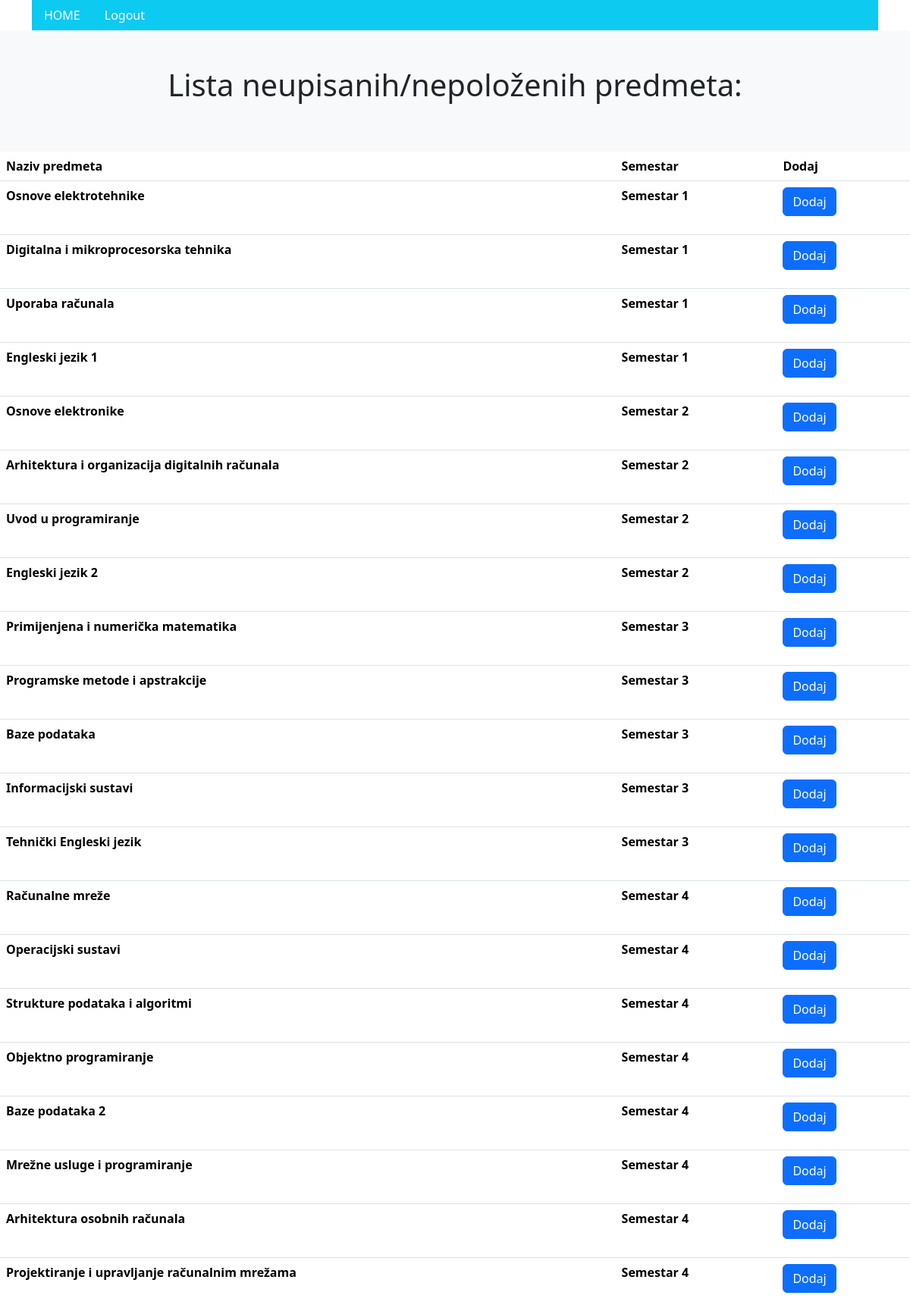
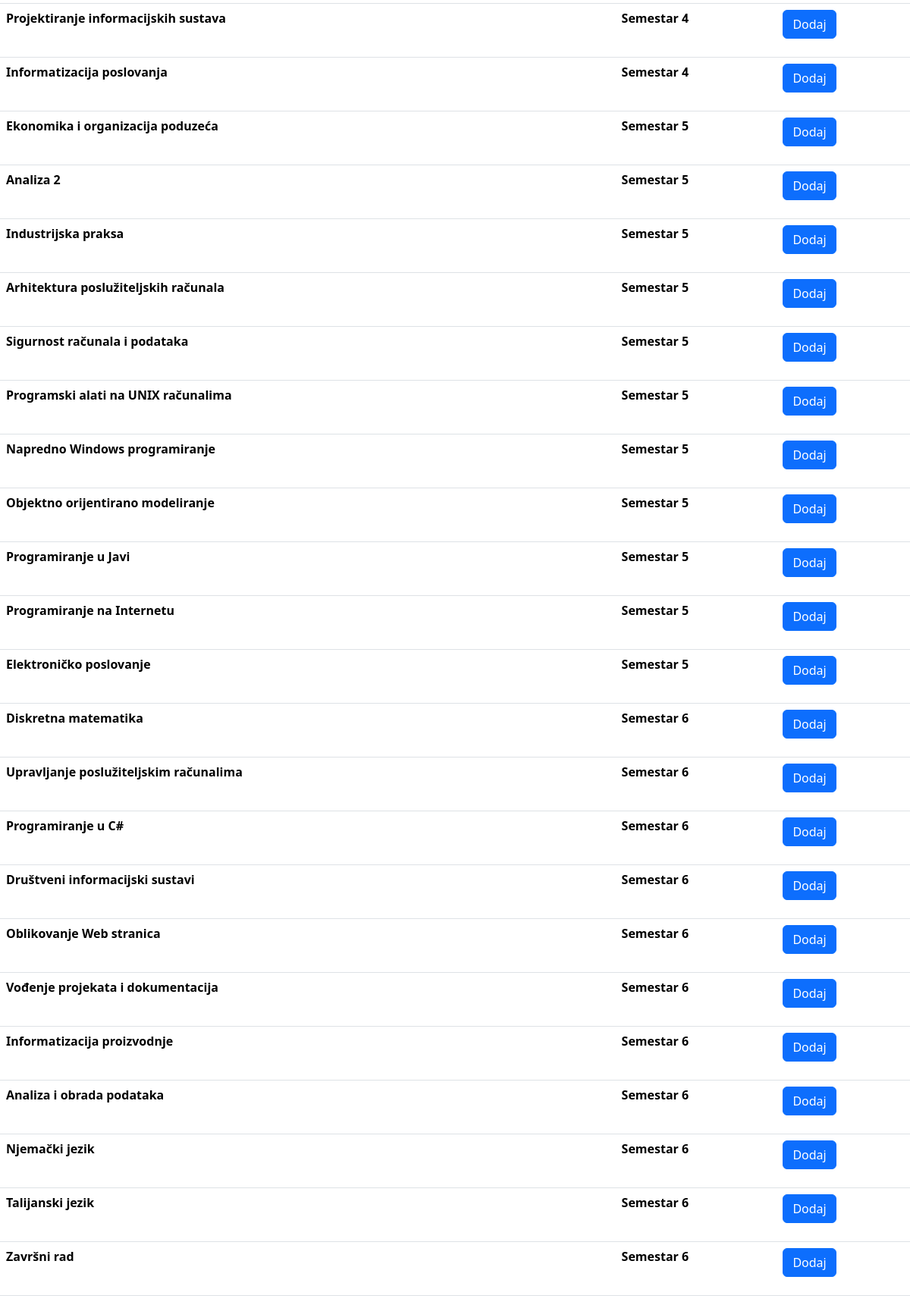
/predmeti-list/ (signed in), run on the app's committed database (2 pictures, top to bottom).
### app/models.py (models this page shows, shortened)
class Predmeti(models.Model):
    IZBORNI = (('DA', 'da'), ('NE', 'ne'))
    name = models.CharField(max_length=50)
    kod = models.CharField(max_length=50)
    program = models.CharField(max_length=50)
    ects = models.IntegerField()
    sem_red = models.IntegerField()
    sem_izv = models.IntegerField()
    izborni = models.CharField(max_length=50, choices=IZBORNI)
    nositelj = models.ForeignKey(Korisnik, on_delete=models.SET_NULL, null=True, blank=True, related_name='nositelj')
    upisi = models.ManyToManyField(Korisnik, through='Upis', related_name='predmeti_upis')

### app/decorators.py (the view)
    def wrap(*args, **kwargs):
        if args[0].user.uloge.uloga == 'student':
            return function(*args, **kwargs)
        else:
            return redirect('login')

### app/views.py (called while the page is built)
@student_required
def upis_predmeta(request):
    student = request.user
    upisani_predmeti_ids = Upis.objects.filter(student_id=student, status__in=['upisan', 'polozen']).values_list('predmet_id', flat=True)
    predmeti_not_upisan_polozen = Predmeti.objects.exclude(id__in=upisani_predmeti_ids)
    semesters = {}
    for predmet in predmeti_not_upisan_polozen:
        if student.status == 'red':
            semester_field = predmet.sem_red
        elif student.status == 'izv':
            semester_field = predmet.sem_izv
        else:
            semester_field = None
        if semester_field is not None:
            if semester_field not in semesters:
                semesters[semester_field] = []
            semesters[semester_field].append(predmet)
    return render(request, 'predmeti-list.html', {'semesters': semesters})

### app/templates/predmeti-list.html (shortened to what this page needs)
{% extends 'base.html' %}
{% block student %}
<div class="p-5 text-center bg-light">
  <h1 class="mb-3">Lista neupisanih/nepoloženih predmeta:</h1>
</div>
<table class="table">
  <thead class="thead-dark">
    <tr>
      <th scope="col">Naziv predmeta</th>
      <th scope="col">Semestar</th>
      <th scope="col">Dodaj</th>
    </tr>
  </thead>
  {% for semester, predmeti in semesters.items %}
  {% for predmet in predmeti %}
    <tr>
      <th>{{ predmet.name }}</th>
      <th>Semestar {{ semester }}</th>
      <th><form action="{% url 'add_predmet' predmet.id %}" method="post">
        <input type="submit" value="Dodaj" class="btn btn-primary">
      </form></th>
    </tr>
  {% empty %}
  <tr>
    <th>Nema pronađenih predmeta.</th>
  </tr>
  {% endfor %}
  {% endfor %}
</table>
{% endblock %}

### data on the page
Predmeti: name "Osnove elektrotehnike", semester "1"
Predmeti: name "Digitalna i mikroprocesorska tehnika", sem_red "1"
Predmeti: name "Uporaba računala", semester "1"
Predmeti: name "Engleski jezik 1", semester "1"
Predmeti: name "Osnove elektronike", semester "2"
Predmeti: name "Arhitektura i organizacija digitalnih računala", sem_red "2"
Predmeti: name "Uvod u programiranje", sem_red "2"
Predmeti: name "Engleski jezik 2", semester "2"
Predmeti: name "Primijenjena i numerička matematika", sem_red "3"
Predmeti: name "Programske metode i apstrakcije", sem_red "3"
Predmeti: name "Baze podataka", sem_red "3"
Predmeti: name "Informacijski sustavi", sem_red "3"
Predmeti: name "Tehnički Engleski jezik", sem_red "3"
Predmeti: name "Računalne mreže", sem_red "4"
Predmeti: name "Operacijski sustavi", sem_red "4"
Predmeti: name "Strukture podataka i algoritmi", sem_red "4"
Predmeti: name "Objektno programiranje", sem_red "4"
Predmeti: name "Baze podataka 2", sem_red "4"
Predmeti: name "Mrežne usluge i programiranje", sem_red "4"
Predmeti: name "Arhitektura osobnih računala", sem_red "4"
Predmeti: name "Projektiranje i upravljanje računalnim mrežama", sem_red "4"
Predmeti: name "Projektiranje informacijskih sustava", sem_red "4"
Predmeti: name "Informatizacija poslovanja", sem_red "4"
Predmeti: name "Ekonomika i organizacija poduzeća", sem_red "5"
Predmeti: name "Analiza 2", sem_red "5"
Predmeti: name "Industrijska praksa", sem_red "5"
Predmeti: name "Arhitektura poslužiteljskih računala", semester "5"
Predmeti: name "Sigurnost računala i podataka", semester "5"
Predmeti: name "Programski alati na UNIX računalima", semester "5"
Predmeti: name "Napredno Windows programiranje", semester "5"
Predmeti: name "Objektno orijentirano modeliranje", semester "5"
Predmeti: name "Programiranje u Javi", semester "5"
Predmeti: name "Programiranje na Internetu", semester "5"
Predmeti: name "Elektroničko poslovanje", semester "5"
Predmeti: name "Diskretna matematika", semester "6"
Predmeti: name "Upravljanje poslužiteljskim računalima", sem_red "6"
Predmeti: name "Programiranje u C#", sem_red "6"
Predmeti: name "Društveni informacijski sustavi", sem_red "6"
Predmeti: name "Oblikovanje Web stranica", sem_red "6"
Predmeti: name "Vođenje projekata i dokumentacija", sem_red "6"
Predmeti: name "Informatizacija proizvodnje", sem_red "6"
Predmeti: name "Analiza i obrada podataka", sem_red "6"
Predmeti: name "Njemački jezik", sem_red "6"
Predmeti: name "Talijanski jezik", sem_red "6"
Predmeti: name "Završni rad", sem_red "6"
